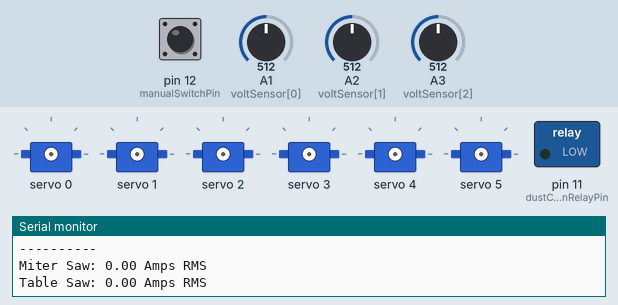
A sketch run on a simulated Arduino Uno, built with avr-gcc and run on an emulated ATmega328P. On the bench: 6 × servo, switched loads named in the sketch (green lamp = pin HIGH), the last lines printed to the serial monitor. The test bench sets the inputs (shaded band); at power-on: A1 (voltSensor[0]) = 512, pin 12 (manualSwitchPin) LOW, A2 (voltSensor[1]) = 512, A3 (voltSensor[2]) = 512.

Above: at 2.2 s.
2.3 s: A1 (voltSensor[0]) set to 475
At 4.3 s:
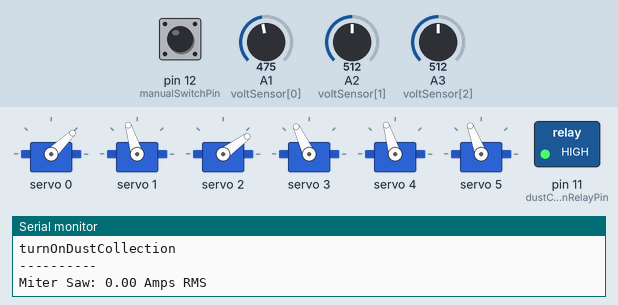
10.7 s: A1 (voltSensor[0]) set to 510
At 12.2 s:
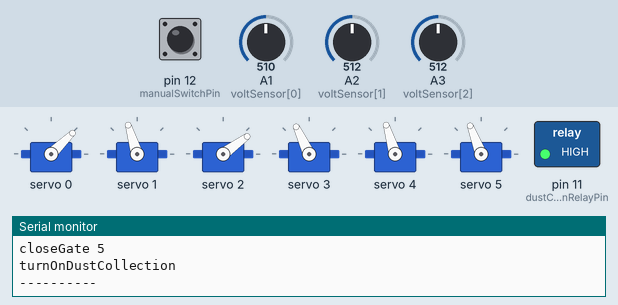
17.5 s: A1 (voltSensor[0]) set to 306
At 27.0 s:
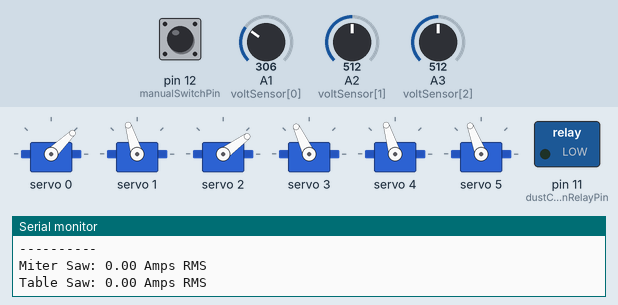
Timing chart, 0 to 28.5 s (numbered marks = the images above; inputs shaded):
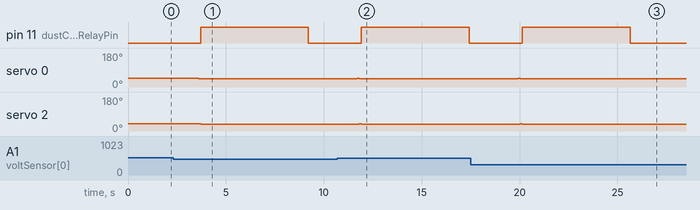

The sketch:

automated_dust_collection.ino
```cpp
#include <Wire.h>
#include <Adafruit_PWMServoDriver.h>

// called this way, it uses the default address 0x40
Adafruit_PWMServoDriver pwm = Adafruit_PWMServoDriver();
// you can also call it with a different address you want
//Adafruit_PWMServoDriver pwm = Adafruit_PWMServoDriver(0x41);

// Depending on your servo make, the pulse width min and max may vary, you
// want these to be as small/large as possible without hitting the hard stop
// for max range. You'll have to tweak them as necessary to match the servos you
// have!

// our servo # counter
uint8_t servoCount = 6;
uint8_t servonum = 0;

const int OPEN_ALL = 100;
const int CLOSE_ALL = 99;

boolean buttonTriggered = 0;
boolean powerDetected = 0;
boolean collectorIsOn = 0;
int DC_spindown = 3000;

const int NUMBER_OF_TOOLS = 3;
const int NUMBER_OF_GATES = 6;

String tools[NUMBER_OF_TOOLS] = {"Miter Saw","Table Saw","Band Saw"}; //, "Floor Sweep"
int voltSensor[NUMBER_OF_TOOLS] = {A1,A2,A3};
long int voltBaseline[NUMBER_OF_TOOLS] = {0,0,0};

//DC right, Y, miter, bandsaw, saw Y, tablesaw, floor sweep
//Set the throw of each gate separately, if needed
int gateMinMax[NUMBER_OF_GATES][2] = {
  /*open, close*/
  {250,415},//DC right
  {230,405},//Y
  {230,405},//miter
  {285,425},//bandsaw
  {250,405},//saw y
  {250,415},//floor sweep
};

//keep track of gates to be toggled ON/OFF for each tool
int gates[NUMBER_OF_TOOLS][NUMBER_OF_GATES] = {
  {1,0,1,0,0,0},
  {1,1,0,0,1,1},
  {1,1,0,1,0,0},
};

const int dustCollectionRelayPin = 11;
const int manualSwitchPin = 12; //for button activated gate, currently NOT implemented

int mVperAmp = 185; // use 100 for 20A Module and 66 for 30A Module
double ampThreshold = .20;

double Voltage = 0;
double VRMS = 0;
double AmpsRMS = 0;

//button debouncing
int state = HIGH;      // the current state of the output pin
int reading;           // the current reading from the input pin
int previous = LOW;    // the previous reading from the input pin

// the follow variables are long's because the time, measured in miliseconds,
// will quickly become a bigger number than can be stored in an int.
long time = 0;         // the last time the output pin was toggled
long debounce = 200;   // the debounce time, increase if the output flickers

void setup(){
  Serial.begin(9600);
  pinMode(dustCollectionRelayPin,OUTPUT);
  pwm.begin();
  pwm.setPWMFreq(60);  // Default is 1000mS

 //record baseline sensor settings
 //currently unused, but could be used for voltage comparison if need be.
  delay(1000);
  for(int i=0;i<NUMBER_OF_TOOLS;i++){
    pinMode(voltSensor[i],INPUT);
    voltBaseline[i] = analogRead(voltSensor[i]);
  }

}

void loop(){
  // use later for button debouncing
  reading = digitalRead(manualSwitchPin);

  if (reading == HIGH && previous == LOW && millis() - time > debounce) {
    if (state == HIGH){
      state = LOW;
     buttonTriggered = false;
    } else{
      state = HIGH;
     buttonTriggered = true;
    time = millis();
    }
  }
  previous = reading;
   Serial.println("----------");
   //loop through tools and check
   int activeTool = 50;// a number that will never happen
   for(int i=0;i<NUMBER_OF_TOOLS;i++){
      if( checkForAmperageChange(i)){
        activeTool = i;
        exit;
      }
      if( i!=0){
        if(checkForAmperageChange(0)){
          activeTool = 0;
          exit;
        }
      }
   }
  if(activeTool != 50){
    // use activeTool for gate processing
    if(collectorIsOn == false){
      //manage all gate positions
      for(int s=0;s<NUMBER_OF_GATES;s++){
        int pos = gates[activeTool][s];
        if(pos == 1){
          openGate(s);
        } else {
          closeGate(s);
        }
      }
      turnOnDustCollection();
    }
  } else{
    if(collectorIsOn == true){
        delay(DC_spindown);
      turnOffDustCollection();
    }
  }
}
boolean checkForAmperageChange(int which){
   Voltage = getVPP(voltSensor[which]);
   VRMS = (Voltage/2.0) *0.707;
   AmpsRMS = (VRMS * 1000)/mVperAmp;
   Serial.print(tools[which]+": ");
   Serial.print(AmpsRMS);
   Serial.println(" Amps RMS");
   if(AmpsRMS>ampThreshold){
    return true;
   }else{
    return false;
   }
}
void turnOnDustCollection(){
  Serial.println("turnOnDustCollection");
  digitalWrite(dustCollectionRelayPin,1);
  collectorIsOn = true;
}
void turnOffDustCollection(){
  Serial.println("turnOffDustCollection");
  digitalWrite(dustCollectionRelayPin,0);
  collectorIsOn = false;
}

float getVPP(int sensor)
{
  float result;

  int readValue;             //value read from the sensor
  int maxValue = 0;          // store max value here
  int minValue = 1024;          // store min value here

   uint32_t start_time = millis();
   while((millis()-start_time) < 500) //sample for 1 Sec
   {
       readValue = analogRead(sensor);
       // see if you have a new maxValue
       if (readValue > maxValue)
       {
           /*record the maximum sensor value*/
           maxValue = readValue;
       }
       if (readValue < minValue)
       {
           /*record the maximum sensor value*/
           minValue = readValue;
       }
   }

   // Subtract min from max
   result = ((maxValue - minValue) * 5.0)/1024.0;

   return result;
 }

void closeGate(uint8_t num){
  Serial.print("closeGate ");
  Serial.println(num);
  pwm.setPWM(num, 0, gateMinMax[num][1]);
}
void openGate(uint8_t num){
  Serial.print("openGate ");
  Serial.println(num);
    pwm.setPWM(num, 0, gateMinMax[num][0]);
    delay(100);
    pwm.setPWM(num, 0, gateMinMax[num][0]-5);
}
```

Measured:
- the behaviour switches between 491 and 490 on A1 (voltSensor[0]) (found by bisection; images 0 and 1)
- after the input at 2.3 s, pin 11 (dustCollectionRelayPin): LOW → HIGH after 1.4 s, → LOW 5.5 s later; servo 0: 46° → 44° after 1.3 s; servo 2: 38° → 36° after 1.4 s
- after the input at 10.7 s, pin 11 (dustCollectionRelayPin): LOW → HIGH after 1.2 s, → LOW 5.5 s later; servo 0: 44° → 46° after 1.0 s, → 44° 0.10 s later; servo 2: 36° → 38° after 1.1 s, → 36° 0.10 s later
- after the input at 17.5 s, pin 11 (dustCollectionRelayPin): LOW → HIGH after 2.6 s, → LOW 5.5 s later; servo 0: 44° → 46° after 2.4 s, → 44° 0.10 s later; servo 2: 36° → 38° after 2.5 s, → 36° 0.10 s later
